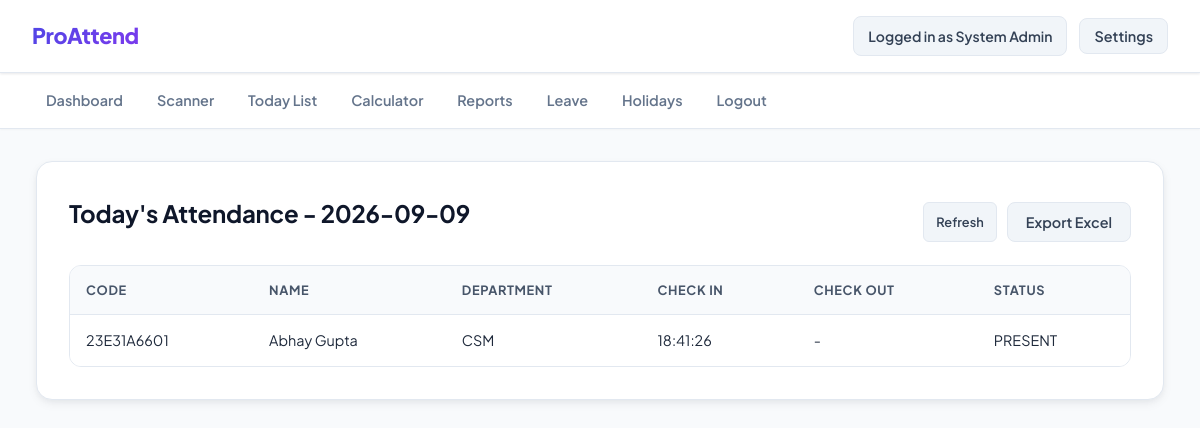
Screenshot of /today (signed in) with the database file from the repository.
### tables this page shows
CREATE TABLE attendance (
      id INTEGER PRIMARY KEY AUTOINCREMENT,
      employee_id INTEGER NOT NULL,
      attendance_date TEXT NOT NULL,
      check_in_time TEXT NULL,
      check_out_time TEXT NULL,
      status TEXT DEFAULT 'PRESENT',
      gps_lat REAL NULL,
      gps_lng REAL NULL,
      face_verified INTEGER DEFAULT 0,
      created_at TIMESTAMP DEFAULT CURRENT_TIMESTAMP,
      UNIQUE (employee_id, attendance_date),
      FOREIGN KEY (employee_id) REFERENCES employees(id) ON DELETE CASCADE
    );

CREATE TABLE employees (
      id INTEGER PRIMARY KEY AUTOINCREMENT,
      employee_code TEXT UNIQUE NOT NULL,
      full_name TEXT NOT NULL,
      department TEXT NOT NULL,
      designation TEXT NOT NULL,
      gmail TEXT,
      password_hash TEXT,
      active INTEGER DEFAULT 1,
      created_at TIMESTAMP DEFAULT CURRENT_TIMESTAMP
    );

### proattend.py (the view)
@app.route('/today')
@admin_required
def today_list():
    today = date.today().isoformat()
    rows = query_all('''
        SELECT e.employee_code, e.full_name, e.department,
               a.check_in_time, a.check_out_time, a.status
        FROM attendance a
        JOIN employees e ON e.id = a.employee_id
        WHERE a.attendance_date=?
        ORDER BY a.id DESC
    ''', (today,))
    return render_template('today.html', rows=rows, today=today)

### proattend.py (called while the page is built)
def get_db():
    db_path = os.getenv('DATABASE_PATH', os.path.join(os.path.dirname(__file__), 'database.db'))
    con = sqlite3.connect(db_path)
    con.row_factory = sqlite3.Row
    return con

def query_all(sql, params=None):
    con = get_db()
    cur = con.cursor()
    cur.execute(sql, params or ())
    rows = [dict(row) for row in cur.fetchall()]
    cur.close()
    con.close()
    return rows

def admin_required(f):
    @wraps(f)
    def wrapper(*args, **kwargs):
        if not session.get('admin_id'):
            return redirect(url_for('login'))
        return f(*args, **kwargs)
    return wrapper

### templates/today.html
{% extends 'base.html' %}
{% block content %}
<div class="card">
  <div style="display:flex; justify-content:space-between; align-items:center;">
    <h2>Today's Attendance - {{ today }}</h2>
    <div style="display:flex; gap:10px;">
      <button class="btn btn-secondary small" onclick="location.reload()">
        Refresh
      </button>
      <a href="{{ url_for('export_today_excel') }}" class="btn btn-secondary">
        Export Excel
      </a>
    </div>
  </div>
  <table>
    <tr>
      <th>Code</th>
      <th>Name</th>
      <th>Department</th>
      <th>Check In</th>
      <th>Check Out</th>
      <th>Status</th>
    </tr>
    {% for row in rows %}
    <tr>
      <td>{{ row.employee_code }}</td>
      <td>{{ row.full_name }}</td>
      <td>{{ row.department }}</td>
      <td>{{ row.check_in_time or '-' }}</td>
      <td>{{ row.check_out_time or '-' }}</td>
      <td>{{ row.status }}</td>
    </tr>
    {% endfor %}
  </table>
</div>
{% endblock %}

### static/style.css (style rules this page uses)
:root { --font-family: 'Plus Jakarta Sans', -apple-system, BlinkMacSystemFont, 'Segoe UI', Roboto, sans-serif; --bg-main: #f8fafc; --bg-card: #ffffff; --text-main: #0f172a; --text-muted: #64748b; --text-light: #94a3b8; --primary: #4f46e5; --primary-hover: #4338ca; --primary-light: #eef2ff; --secondary-bg: #f1f5f9; --secondary-text: #334155; --secondary-hover: #e2e8f0; --danger-bg: #fef2f2; --danger-text: #dc2626; --danger-border: #fecaca; --danger-hover: #fee2e2; --success-bg: #ecfdf5; --success-text: #059669; --success-border: #a7f3d0; --border-color: #e2e8f0; --border-focus: #6366f1; --shadow-sm: 0 1px 3px rgba(15, 23, 42, 0.06), 0 1px 2px rgba(15, 23, 42, 0.04); --shadow-md: 0 4px 12px -2px rgba(15, 23, 42, 0.08), 0 2px 6px -1px rgba(15, 23, 42, 0.04); --shadow-lg: 0 10px 25px -3px rgba(15, 23, 42, 0.1), 0 4px 10px -2px rgba(15, 23, 42, 0.04); --radius-sm: 8px; --radius-md: 12px; --radius-lg: 16px; }
* { box-sizing: border-box; margin: 0; padding: 0; }
body { font-family: var(--font-family); background-color: var(--bg-main); color: var(--text-main); line-height: 1.6; min-height: 100vh; -webkit-font-smoothing: antialiased; }
.card { background: var(--bg-card); border-radius: var(--radius-lg); padding: 32px; border: 1px solid var(--border-color); box-shadow: var(--shadow-md); margin-bottom: 24px; }
.card h2 { font-size: 1.5rem; font-weight: 700; color: var(--text-main); margin-bottom: 16px; letter-spacing: -0.01em; }
.btn { display: inline-flex; align-items: center; justify-content: center; gap: 8px; padding: 10px 18px; font-size: 0.9rem; font-weight: 600; font-family: inherit; border-radius: var(--radius-sm); border: 1px solid transparent; cursor: pointer; text-decoration: none; transition: all 0.2s cubic-bezier(0.4, 0, 0.2, 1); line-height: 1.25; }
.btn.small { padding: 6px 12px; font-size: 0.8rem; border-radius: 6px; }
.btn-secondary { background: var(--secondary-bg); color: var(--secondary-text) !important; border: 1px solid var(--border-color); }
table { width: 100%; border-collapse: separate; border-spacing: 0; border-radius: var(--radius-md); overflow: hidden; border: 1px solid var(--border-color); margin-top: 16px; }
th { background: #f8fafc; color: #475569; font-weight: 700; font-size: 0.8rem; text-transform: uppercase; letter-spacing: 0.05em; padding: 14px 16px; border-bottom: 1px solid var(--border-color); text-align: left; }
td { padding: 14px 16px; border-bottom: 1px solid #f1f5f9; color: #1e293b; font-size: 0.9rem; background: #ffffff; }
tr:last-child td { border-bottom: none; }

### rows the page displays
attendance: employee_code "23E31A6601", full_name "Abhay Gupta", department "CSM", check_in_time "18:41:26", check_out_time "-", status "PRESENT"

### other values shown
{{ session.get('admin_name') }} "System Admin"
